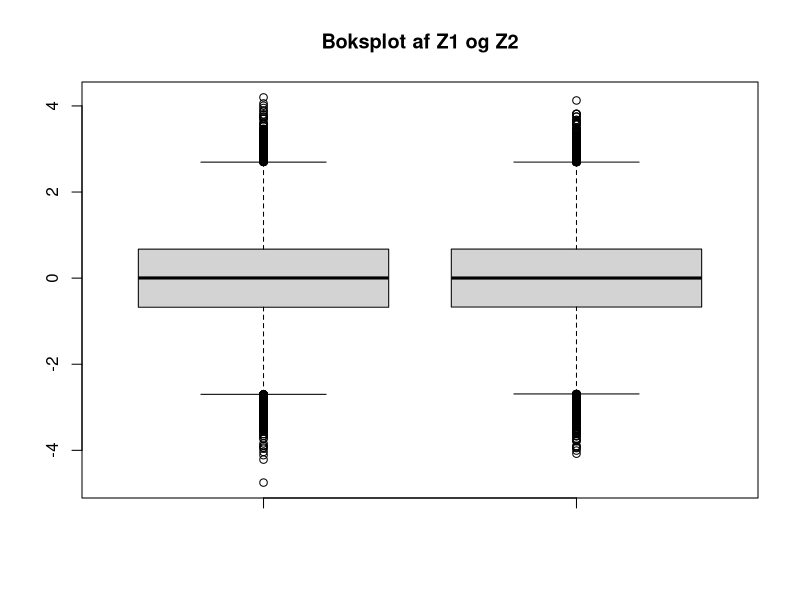
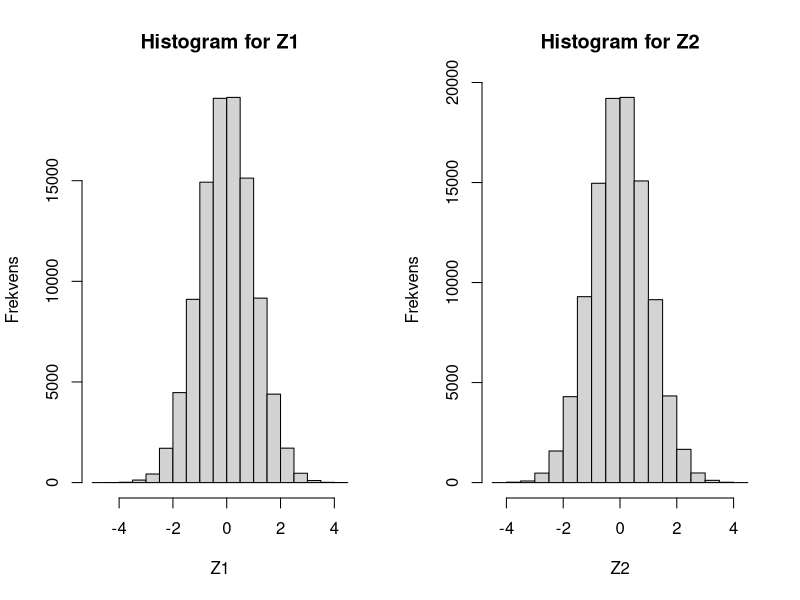
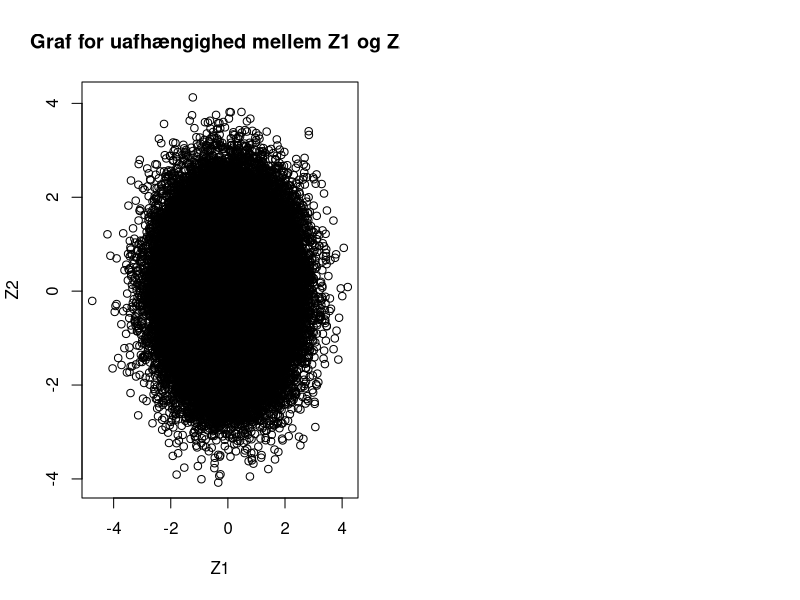

These figures' R source, in order:
## ---- chunk 1
U1 <- runif(100000, 0, 1)
U2 <- runif(100000, 0, 1)
## ---- chunk 2
Z1 <- sqrt(-2*log(U1))*cos(2*pi*U2)
Z2 <- sqrt(-2*log(U1))*sin(2*pi*U2)
## ---- chunk 3
boxplot(Z1, Z2, main = "Boksplot af Z1 og Z2")

OutVals1 = boxplot(Z1, plot = FALSE)$out
outliers_Z1 <- length(which(Z1 %in% OutVals1))

OutVals2 = boxplot(Z2, plot = FALSE)$out
outliers_Z2 <- length(which(Z2 %in% OutVals2))

outliers_Z1/length(Z1)
outliers_Z2/length(Z2)
## ---- chunk 4
par(mfrow = c(1,2))
hist(Z1, main = "Histogram for Z1", ylab = "Frekvens")
hist(Z2, main = "Histogram for Z2", ylab = "Frekvens")
## ---- chunk 5
plot(Z2 ~ Z1, main = "Graf for uafhængighed mellem Z1 og Z2")

# independent_variables <- as.numeric(c(z1, z2))
# independence_test <- chisq.test(variables)
# independence_test
